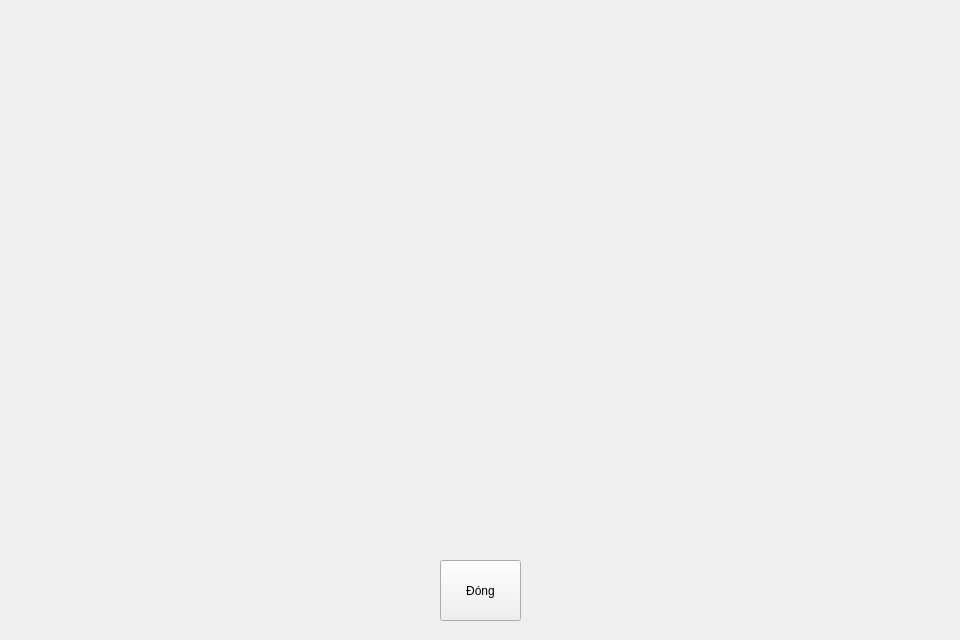
<?xml version="1.0" encoding="UTF-8"?>
<ui version="4.0">
 <class>ShowStamp</class>
 <widget class="QWidget" name="ShowStamp">
  <property name="geometry">
   <rect>
    <x>0</x>
    <y>0</y>
    <width>960</width>
    <height>640</height>
   </rect>
  </property>
  <property name="minimumSize">
   <size>
    <width>960</width>
    <height>640</height>
   </size>
  </property>
  <property name="maximumSize">
   <size>
    <width>960</width>
    <height>640</height>
   </size>
  </property>
  <property name="windowTitle">
   <string>Tem</string>
  </property>
  <property name="windowIcon">
   <iconset resource="pic.qrc">
    <normaloff>:/newPrefix/pic/logo.ico</normaloff>:/newPrefix/pic/logo.ico</iconset>
  </property>
  <widget class="QPushButton" name="Confirm">
   <property name="geometry">
    <rect>
     <x>440</x>
     <y>560</y>
     <width>81</width>
     <height>61</height>
    </rect>
   </property>
   <property name="text">
    <string>Đóng</string>
   </property>
  </widget>
  <widget class="QLabel" name="Stamp">
   <property name="geometry">
    <rect>
     <x>20</x>
     <y>20</y>
     <width>921</width>
     <height>521</height>
    </rect>
   </property>
   <property name="font">
    <font>
     <pointsize>48</pointsize>
    </font>
   </property>
   <property name="frameShape">
    <enum>QFrame::NoFrame</enum>
   </property>
   <property name="text">
    <string/>
   </property>
   <property name="alignment">
    <set>Qt::AlignCenter</set>
   </property>
  </widget>
 </widget>
 <resources>
  <include location="pic.qrc"/>
 </resources>
 <connections/>
</ui>
